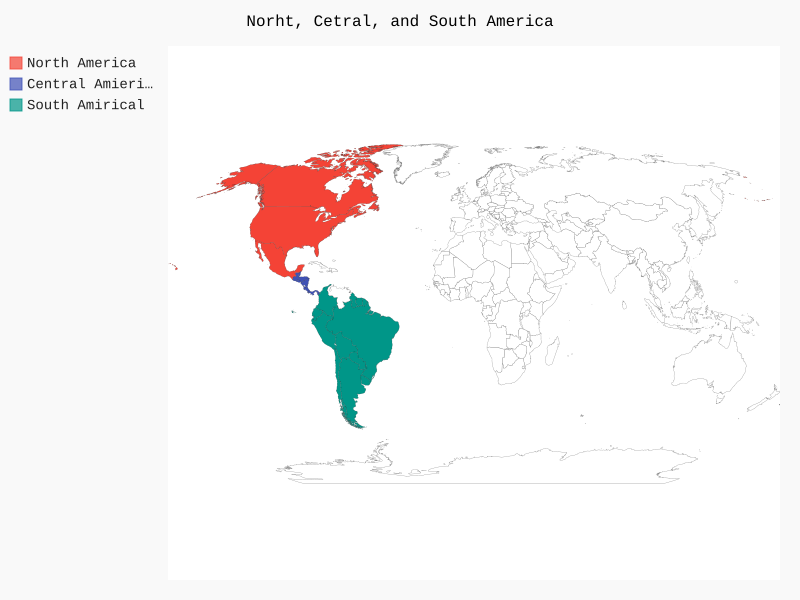

This chart was generated by the following Python code:
import pygal_maps_world.maps

wm = pygal_maps_world.maps.World()
wm.title = 'Norht, Cetral, and South America'
wm.add('North America',['ca','mx','us'])
wm.add('Central Amierical',['bz','cr','gt','hn','ni','pa','sv'])
wm.add('South Amirical',['ar','bo','br','cl','co','ec','gf','gy','pe','py','sr','uy','ev'])
wm.render_to_file('./wordmap/americas.svg')
